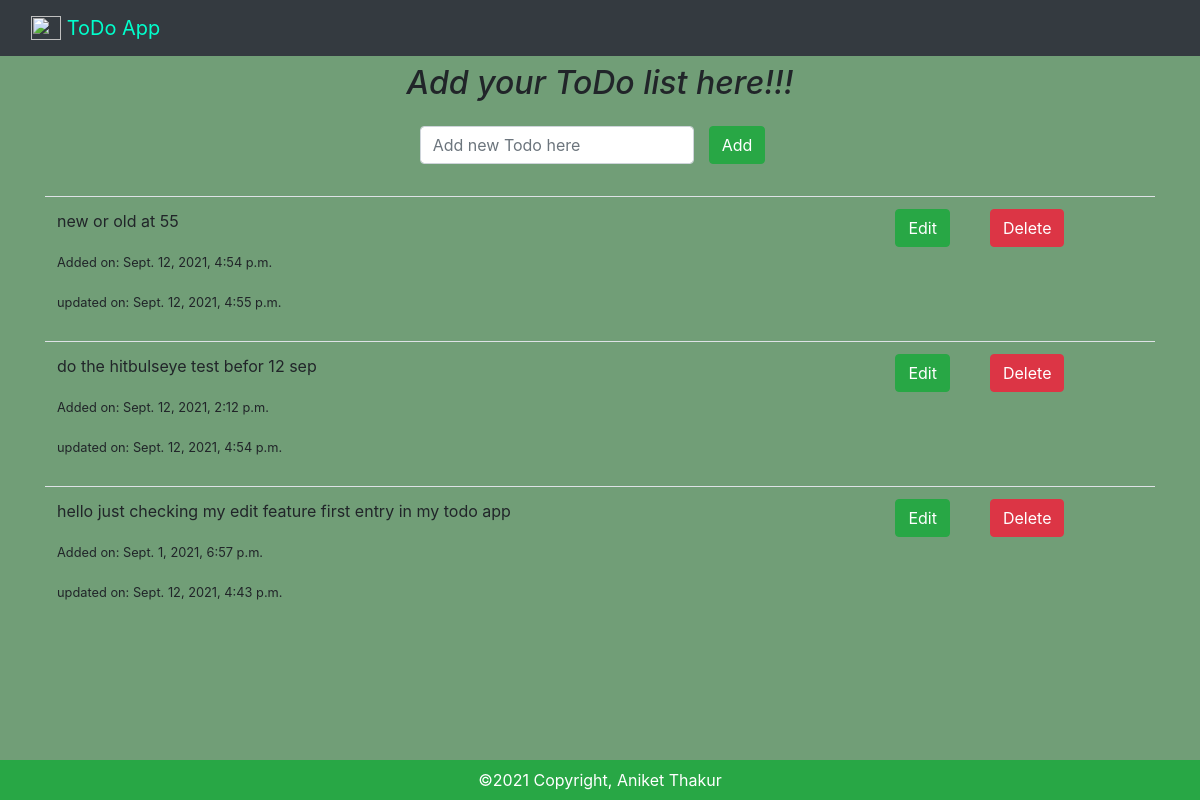
The page / on the database its author committed.
### myToDo/models.py (models this page shows)
class ToDo(models.Model):
    text_todo = models.CharField(max_length= 500)
    added_date = models.DateTimeField(auto_now_add = True)# auto_now_add update date only when the data first time saved
    update_date = models.DateTimeField(auto_now = True) # auto_now will update date every time a data has been updated
    class Meta:
        ordering = ['-added_date']

### myToDo/views.py (the view)
# urls.py: path('',home,name ='Home'),
def home(request):
    todo_list = ToDo.objects.all() # ORM model - This is how we fetch data from the backend ie (modelname.objects.operation)
    template_name = 'home.html'
    form = ToDoForm()      # creating todo form object instance
    context = {'app_name' : "ToDo App",'todo_list': todo_list , 'form': form}
    return render(request, template_name,context = context)

### myToDo/forms.py
class ToDoForm(forms.Form):   # forms.Form inherite
      text_todo = forms.CharField(widget = forms.TextInput(attrs =
                                            {'class': 'form-control','placeholder': 'Add new Todo here'}))

### myToDo/templates/home.html (shortened to what this page needs)
{%extends 'base.html'%}
{%block content%}
<div class = "container" >
    <div class = "row">
        <div class = "col-12">
            <h2 class = "text-center mt-2 mb-2 font-italic">Add your ToDo list here!!!</h2>
        </div>
    </div>
    <div class ="row">
        <div class ="col-12">
            <form class="form-inline justify-content-center my-3"action = "add_todo/" method = "POST">
                <div class="form-group">
                  {{form.text_todo}}
                </div>
                <div class="col-auto">
                  <button type="submit" class="btn btn-success">Add</button>
                </div>
            </form>
        </div>
    </div>
    <div class ="row my-3">
        <div class ="col-12 table-responsive">
            <table class="table">
                <tbody>
                    {%for todo in todo_list%}
                    <tr>
                        <td>
                           <p> {{todo.text_todo}}</p>
                            <p> <small> Added on: {{todo.added_date}}</small></p>
                            <p class > <small> updated on: {{todo.update_date}}</small></p>
                        </td>
                        <td class="text-right">
                            <a href="{% url 'edit_todo' todo.id%}" type="submit" class="mx-2 btn btn-success">Edit</button>
                        </td>
                        <td class=" text-left ">
                            <form method = "POST" action="{%url 'delete_todo' todo.id%}">
                                <button type="submit" class="mx-2 btn btn-danger">Delete</button>
                            </form>
                        </td>
                    </tr>
                    {%endfor%}
                </tbody>
            </table>
        </div>
    </div>
</div>
{%endblock%}

### myToDo/templates/base.html (shortened to what this page needs)
{% load static%}
<!DOCTYPE html>
<html lang="en">
<head>
    <link rel="stylesheet" href="https://cdn.jsdelivr.net/npm/bootstrap@4.6.0/dist/css/bootstrap.min.css"
>
    <link rel ="stylesheet" type = "text/css" href ="{% static 'styles.css' %}">
</head>
<body>
    <header>
        <nav class="navbar navbar-light bg-dark">
            <div class="container-fluid">
              <a class="navbar-brand" href="#">
                <img src="https://img.icons8.com/color/48/000000/todo-list--v2.png" alt="" width="30" height="24" class="d-inline-block align-text-top">
                <font color ="#OOFFCC">ToDo App</font>
              </a>
            </div>
          </nav>
    </header>
   {%block content%}
   {%endblock%}
    <footer class= "bg-success  py-2 text-center ">
        <a href="/" class= "text-decoration-none text-white">
        &copy;2021 Copyright, Aniket Thakur
        </a>
    </footer>
</body>
</html>

### myToDo/static/styles.css (style rules this page uses)
html, body { margin:0; padding:0; height:100%; background: #719e77 ; }
footer { position: fixed; bottom: 0; width: 100%; }

### rows shown on the page
ToDo: text_todo "new or old at 55", added_date "Sept. 12, 2021, 4:54 p.m.", update_date "Sept. 12, 2021, 4:55 p.m."
ToDo: text_todo "do the hitbulseye test befor 12 sep", added_date "Sept. 12, 2021, 2:12 p.m.", update_date "Sept. 12, 2021, 4:54 p.m."
ToDo: text_todo "hello just checking my edit feature first entry in my todo app", added_date "Sept. 1, 2021, 6:57 p.m.", update_date "Sept. 12, 2021, 4:43 p.m."
